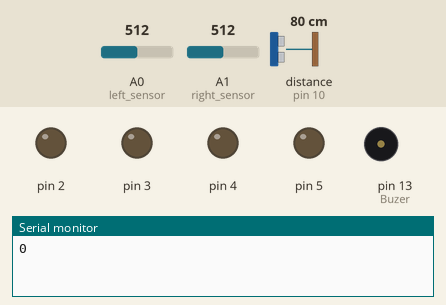
Recording of a sketch running on a simulated Arduino Uno, built with avr-gcc and run on an emulated ATmega328P. Parts: output pins drawn as LEDs (lit = HIGH), buzzer (waves = sounding, pin HIGH), the last lines printed to the serial monitor. Wiring (inferred from the names in the program): ultrasonic range finder: trigger pin 9; echo pin 10. The inputs (shaded band) are chosen by the test bench; at power-on: A1 (right_sensor) = 512, A0 (left_sensor) = 512, distance to the obstacle (sensor on pin 10) 80 cm. The echo pulse lasts 58.3 µs per cm; pins used as bus, display or sensor lines are not drawn.

Above: at 5.2 s.
5.3 s: A1 (right_sensor) set to 716
At 7.1 s:
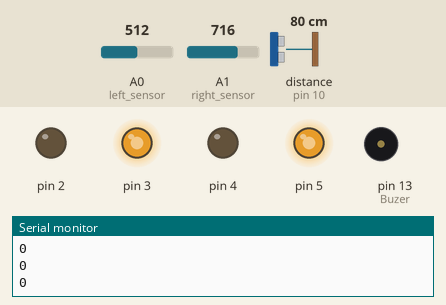
7.5 s: A0 (left_sensor) set to 270
9.2 s: A0 (left_sensor) set to 239
At 11.2 s:
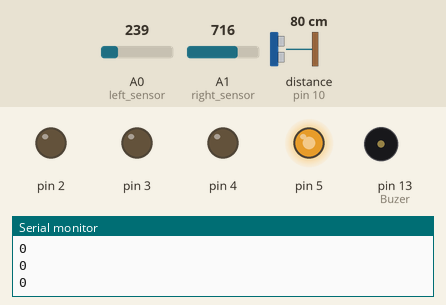
11.5 s: A0 (left_sensor) set to 306
At 13.0 s:
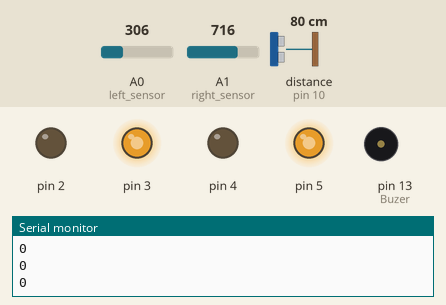
13.5 s: A1 (right_sensor) set to 526
15.2 s: A1 (right_sensor) set to 495
At 17.3 s:
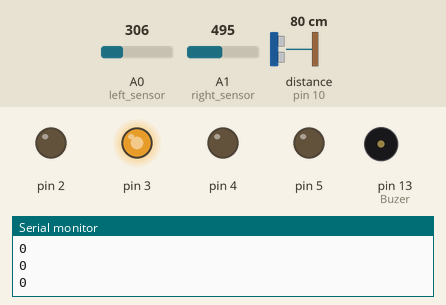
Timing chart, 0 to 18.5 s (numbered marks = the images above; inputs shaded):
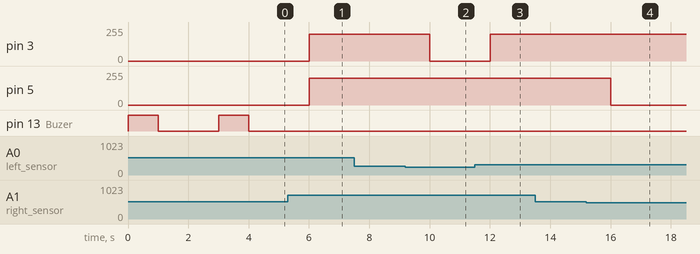

The sketch:

Lane_Follower_and_Ultrasonic.ino
```cpp
#define trigPin 9
#define echoPin 10
long duration;
long distance;
int lm, rm;
void setup() {
  // put your setup code here, to run once:
  pinMode (A0, INPUT); //left sensor
  pinMode (A1, INPUT); //right sensor

  pinMode (2, OUTPUT);
  pinMode (3, OUTPUT);
  pinMode (4, OUTPUT);
  pinMode (5, OUTPUT);

  pinMode (13, OUTPUT); //Buzer

  digitalWrite (13, HIGH); //Buzer ON
  delay(1000);
  int lw = analogRead (A0);
  int rw = analogRead (A1);
  digitalWrite (13, LOW); //Buzer OFF
  delay(2000);
  digitalWrite (13,HIGH);
  delay(1000);
  int lb = analogRead (A0);
  int rb = analogRead (A1);
  digitalWrite (13,LOW);

  lm = (lw = lb) / 2;
  rm = (rw + rb) / 2;
pinMode (trigPin,OUTPUT);
pinMode (echoPin,OUTPUT);
  Serial.begin (9600);
}

void loop() {
  // put your main code here, to run repeatedly:
  digitalWrite (trigPin,HIGH);
delayMicroseconds (2);
digitalWrite (trigPin,LOW);

digitalWrite (trigPin,HIGH);
delayMicroseconds (10);
digitalWrite (trigPin,LOW);

duration=pulseIn (echoPin,HIGH);
duration=duration/2;
distance=duration/29.1;
Serial.println (distance);

  int lvalue = analogRead (A0);
  int rvalue = analogRead (A1);

  if
  (lvalue < lm && rvalue < rm) {
    digitalWrite (2,LOW);
    analogWrite (3,200);
    digitalWrite (4,LOW);
    analogWrite (5,200);
    }
  if (lvalue > lm && rvalue < rm){
  digitalWrite (2,LOW);
    analogWrite (3,200);
    digitalWrite (4,LOW);
    analogWrite (5,0);
  }
  if (lvalue < lm && rvalue > rm){
    digitalWrite (2,LOW);
    analogWrite (3,0);
    digitalWrite (4,LOW);
    analogWrite (5,200);
  }
  if (lvalue > lm && rvalue > rm){
    digitalWrite (2,LOW);
    analogWrite (3,200);
    digitalWrite (4,LOW);
    analogWrite (5,200);
};
}
```

Measured:
- the behaviour switches between 256 and 255 on A0 (left_sensor) (found by bisection; images 1 and 2)
- the behaviour switches between 512 and 511 on A1 (right_sensor) (found by bisection; images 3 and 4)
- after the input at 5.3 s, pin 3, pin 5: 0/255 → 200/255 after 0.70 s
- after the input at 9.2 s, pin 3: 200/255 → 0/255 after 0.80 s
- after the input at 11.5 s, pin 3: 0/255 → 200/255 after 0.50 s
- after the input at 15.2 s, pin 5: 200/255 → 0/255 after 0.81 s
